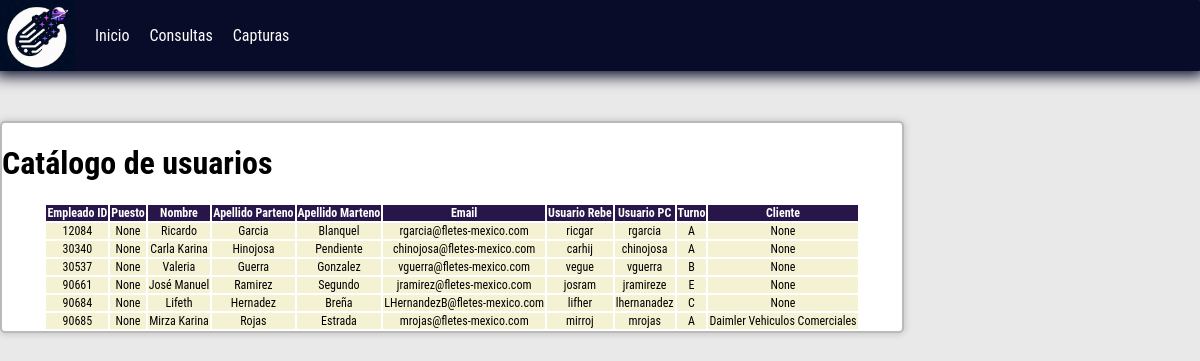
/consultas/, run on an earlier commit of the app's database.
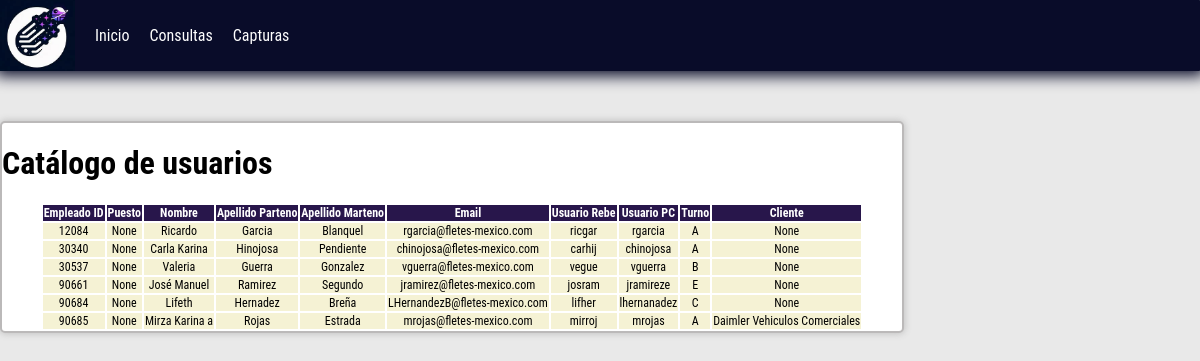
And on a later commit of the database.
### catalog/models.py (models this page shows, shortened)
class User(models.Model):
    user_id = models.IntegerField(primary_key=True)
    name = models.CharField(max_length=50, null=True, blank=True)
    ap_pat = models.CharField(max_length=50, null=True, blank=True)
    ap_mat = models.CharField(max_length=50, null=True, blank=True)
    email = models.EmailField(max_length=50, null=True, blank=True)
    rebe_user = models.CharField(max_length=50, null=True, blank=True)
    pc_user = models.CharField(max_length=50, null=True, blank=True)
    shift = models.CharField(max_length=50, null=True, blank=True)
    client = models.ForeignKey(Client, null=True, blank=True, on_delete=models.CASCADE)
    position = models.CharField(max_length=50, null=True, blank=True)

class Client(models.Model):
    client_id = models.IntegerField(primary_key=True)
    name = models.CharField(max_length=50, null=True, blank=True)
    def __str__(self):
        return self.name

### catalog/views.py (the view)
# urls.py: path('consultas/', views.consultas, name="consultas"),
def consultas(request):
    users = User.objects.all()
    return render(request, 'consultas.html', {'users': users})

### catalog/templates/consultas.html (shortened to what this page needs)
{% load static %}
{% include 'menu.html' %}
<!DOCTYPE html>
<html>
    <head>
        <link rel="stylesheet" type="text/css" href="{% static 'css/style.css' %}">
    </head>
    <body>
        <div id="tabla_user">
            <h1>Catálogo de usuarios</h1>
            <table>
                <tr>
                    <th>Empleado ID</th>
                    <th>Puesto</th>
                    <th>Nombre</th>
                    <th>Apellido Parteno</th>
                    <th>Apellido Marteno</th>
                    <th>Email</th>
                    <th>Usuario Rebe</th>
                    <th>Usuario PC</th>
                    <th>Turno</th>
                    <th>Cliente</th>
                </tr>
                {% for user in users %}
                <tr>
                    <td>{{ user.user_id }}</td>
                    <td>{{ user.position }}</td>
                    <td>{{ user.name }}</td>
                    <td>{{ user.ap_pat }}</td>
                    <td>{{ user.ap_mat }}</td>
                    <td>{{ user.email }}</td>
                    <td>{{ user.rebe_user }}</td>
                    <td>{{ user.pc_user }}</td>
                    <td>{{ user.shift }}</td>
                    <td>{{ user.client }}</td>
                </tr>
                {% endfor %}
            </table>
        </div>
    </body>
</html>

### catalog/templates/menu.html (shortened to what this page needs)
{% load static %}
<!DOCTYPE html>
<html>
    <head>
        <link rel="stylesheet" type="text/css" href="{% static 'css/style.css' %}">
    </head>
    <body>
        <div id="header_menu">
            <img id="logo" src="{% static 'images/cmwte.png' %}" alt="Logo">
            <ul>
                <li><a href="{% url 'index' %}">Inicio</a></li>
                <li><a href="{% url 'consultas' %}">Consultas</a></li>
                <li><a href="{% url 'capturas' %}">Capturas</a></li>
            </ul>
        </div>
    </body>
</html>

### catalog/static/css/style.css (style rules this page uses)
body { font-family: 'Roboto Condensed', sans-serif; margin: 0; }
#logo { width: 75px; }
#header_menu { display: flex; background-color:rgb(9, 12, 41); width: 100%; box-shadow: 0px 0px 15px 5px rgb(9, 12, 41); border-radius: 1px; align-items: center; position: relative; z-index: 2; }
#header_menu ul li { list-style-type: none; margin-left: 20px; }
#header_menu a { display: inline; list-style-type: none; color: white; outline: none; text-decoration: none; }
#header_menu ul { list-style: none; display: flex; margin: 0; padding: 0; }
#tabla_user { margin-top:50px; width: 900px; background-color: white; border: 2px solid rgb(187, 185, 185); border-radius: 5px; box-shadow: 0px 0px 7px .75px rgb(192, 192, 192); }
#tabla_user h1 { background-color: white; }
#tabla_user table { font-size: 12px; display:flex; justify-content: center; text-align: center; }
#tabla_user th { background-color: rgb(40, 22, 75); color: white; }
#tabla_user td { background-color: rgb(245, 242, 212); }
body { background-color: rgb(233, 233, 233); }

What changed in the data, as far as the page shows it:
changed User "Rojas": name "Mirza Karina" → "Mirza Karina a"
